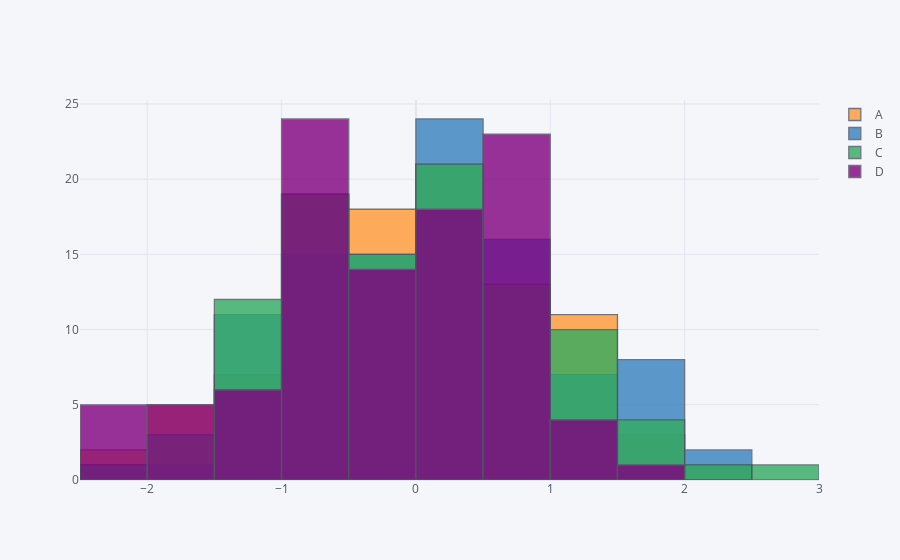

Write notebook code for a chart like this one.
### Code cell
df.iplot(kind = 'hist', bins = 20)
